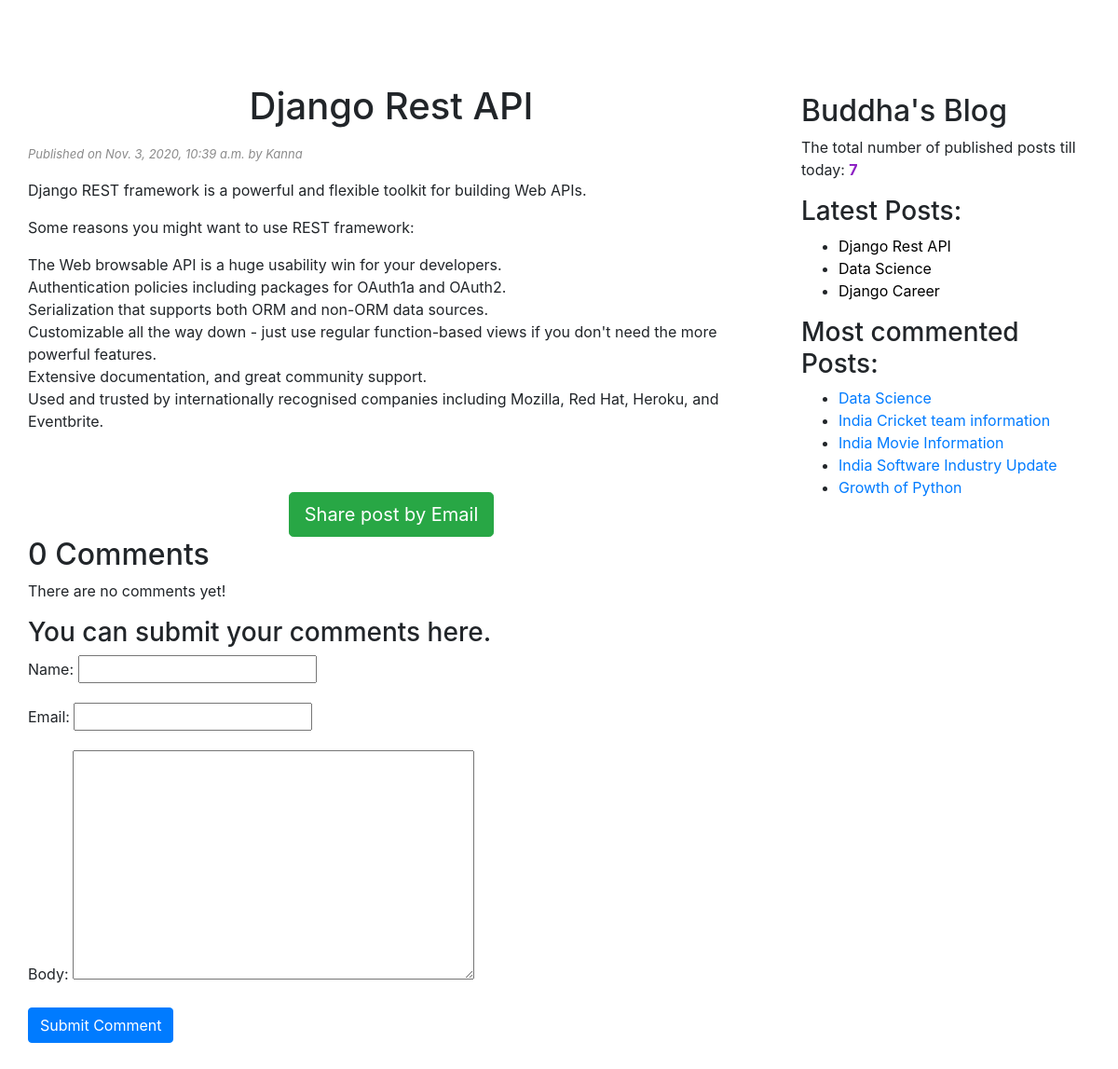
/2020/11/03/django-rest-api/, run on an earlier commit of the app's database.
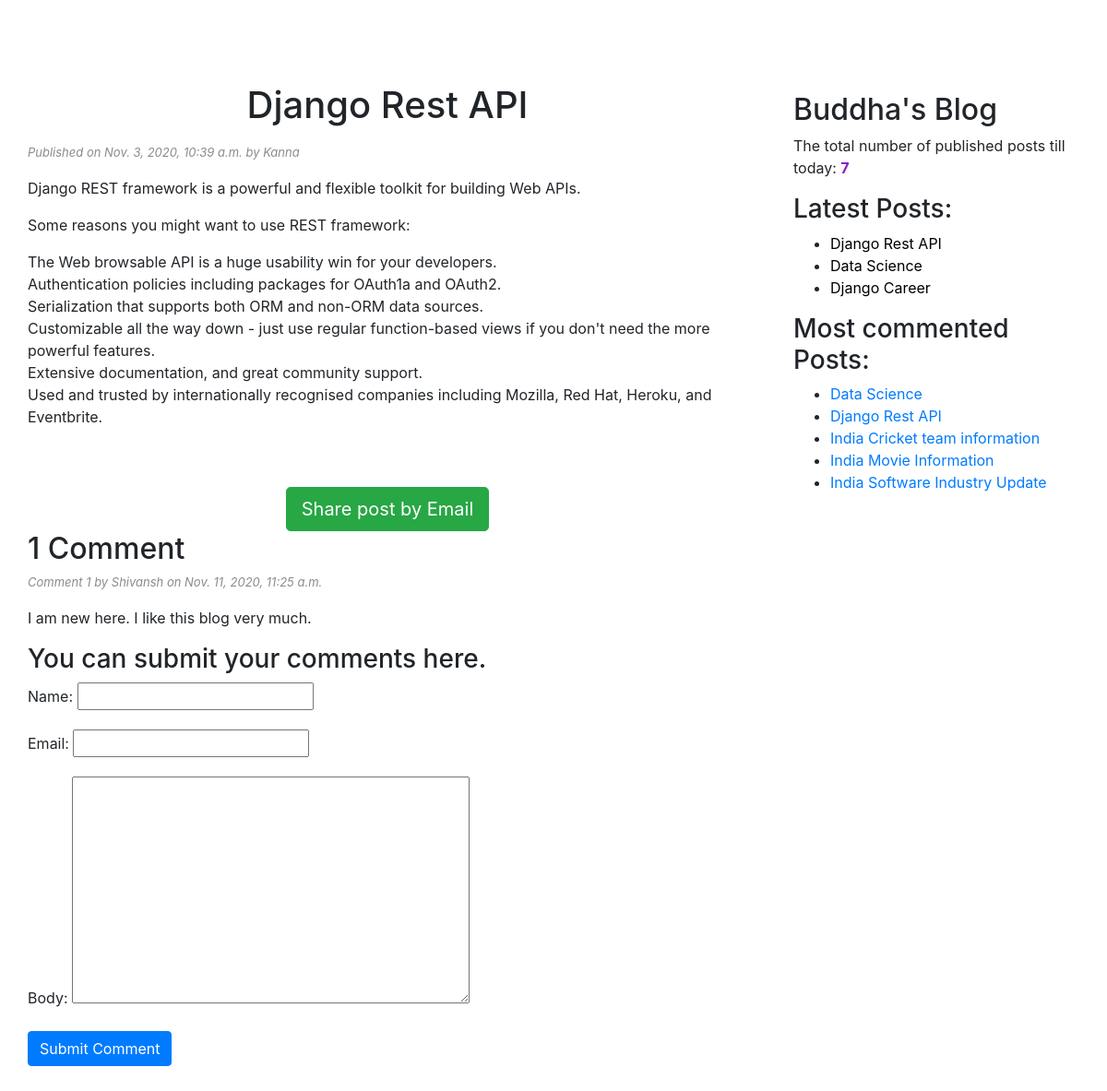
And on a later commit of the database.
### blogapp/models.py (models this page shows, shortened)
class Post(models.Model):
    STATUS_CHOICES = (('draft', 'Draft'), ('published', 'Published'))
    title = models.CharField(max_length=256)
    slug = models.SlugField(max_length=264, unique_for_date='publish')
    author = models.ForeignKey(User, related_name='blog_posts', on_delete=models.CASCADE)
    body = models.TextField()
    publish = models.DateTimeField(default=timezone.now)
    created = models.DateTimeField(auto_now_add=True)
    updated = models.DateTimeField(auto_now=True)
    status = models.CharField(max_length=10, choices=STATUS_CHOICES, default='draft')
    objects = CustomManager()
    tags = TaggableManager()
    class Meta:
        ordering = ('-publish',)
    def get_absolute_url(self):
        return reverse('post_detail', args=[self.publish.year, self.publish.strftime('%m'),
                                            self.publish.strftime('%d'), self.slug])

class Comment(models.Model):
    post = models.ForeignKey(Post, related_name='comments', on_delete=models.CASCADE)
    name = models.CharField(max_length=32)
    email = models.EmailField()
    body = models.TextField()
    created = models.DateTimeField(auto_now_add=True)
    updated = models.DateTimeField(auto_now_add=True)
    active = models.BooleanField(default=True)
    class Meta:
        ordering = ('-created',)

### blogapp/views.py (the view)
def post_detail_view(request, year, month, day, post):
    post = get_object_or_404(Post, slug=post,
                             status='published',
                             publish__year=year,
                             publish__month=month,
                             publish__day=day)
    comments = post.comments.filter(active=True)
    csubmit = False
    if request.method == 'POST':
        form = CommentForm(request.POST)
        if form.is_valid():
            new_comment = form.save(commit=False)
            new_comment.post = post
            new_comment.save()
            csubmit = True
    else:
        form = CommentForm()
    return render(request, 'blogapp/post_details.html', {'post': post, 'form': form, 'csubmit': csubmit,
                                                         'comments': comments})

### blogapp/forms.py
class CommentForm(forms.ModelForm):
    class Meta:
        model = Comment
        fields = ('name', 'email', 'body')

### blogapp/models.py (called while the page is built)
    def get_queryset(self):
        return super().get_queryset().filter(status='published')

### blogapp/templatetags/blogapp_tags.py (called while the page is built)
@register.simple_tag(name='my_tag')
def total_posts():
    return Post.objects.count()

@register.inclusion_tag('blogapp/latest_posts123.html')
def show_latest_posts():
    latest_posts = Post.objects.order_by('-publish')[:3]
    return {'latest_posts': latest_posts}

@register.simple_tag
def get_most_commented_posts(count=5):
    return Post.objects.annotate(total_comments=Count('comments')).order_by('-total_comments')[:count]

### templates/blogapp/post_details.html (shortened to what this page needs)
<!DOCTYPE html>
{% extends 'blogapp/base.html'%}
    {%block content%}
    <h1>{{post.title}}</h1>
        <p id="date">Published on {{post.publish}} by {{post.author|title}}</p>
        {{post.body|linebreaks}}<br><br>
        <div class="container" align="center">
            <a href="/{{post.id}}/share" class="btn btn-lg btn-success">Share post by Email</a>
        </div>
        {% with comments.count as comments_count%}
            <h2>{{comments_count}} Comment{{comments_count|pluralize}}</h2>
        {%endwith%}
        {%if comments%}
            {%for comment in comments%}
                <p id="ch">Comment {{forloop.counter}} by {{comment.name}} on {{comment.created}}</p>
                <div class="cb">{{comment.body|linebreaks}}</div>
            {%endfor%}
        {%else%}
            <p>There are no comments yet!</p>
        {%endif%}
        {%if csubmit %}
            <h3>Your comment added successfully</h3>
        {%else%}
            <h3>You can submit your comments here.</h3>
            <form method="POST">
            {{form.as_p}}
                <input type="submit" name="" value="Submit Comment" class="btn btn-primary">
            </form>
        {%endif%}
    {%endblock%}

### templates/blogapp/base.html (shortened to what this page needs)
<!DOCTYPE html>
{%load blogapp_tags%}
{%load static%}
<html lang="en">
<head>
    <link rel="stylesheet" href="https://stackpath.bootstrapcdn.com/bootstrap/4.3.1/css/bootstrap.min.css"
>
    <link rel="stylesheet" href="{% static "css/blogstyle.css" %}">
</head>
<body>
<div class="content">
    {%block content%}
    {%endblock%}
</div>
<div class="sidebar">
    <h2>Buddha's Blog</h2>
    <p>The total number of published posts till today: <span id="pcount">{%my_tag%}</span></p>
    <h3>Latest Posts: </h3>{% show_latest_posts %}
    <h3>Most commented Posts:</h3>
    {% get_most_commented_posts as most_commented_posts %}
    <ul>
        {%for post in most_commented_posts%}
        <li><a href="{{post.get_absolute_url}}">{{post.title}}</a></li>
        {%endfor%}
    </ul>
</div>
</body>
</html>

### templates/blogapp/latest_posts123.html
<ul>
    {%for post in latest_posts %}
    <li><a class="one" href="{{post.get_absolute_url}}">{{post.title}}</a></li>
    {%endfor%}
</ul>

### static/css/blogstyle.css (style rules this page uses)
.content { width : 70% ; float : left ; padding : 30px; margin-top: 60px; }
.sidebar { width: 30% ; float: right ; padding : 20px; margin-top: 80px; }
h1 { text-align: center; padding-bottom : 10px }
#date,#ch { font-size: 13px; font-style: italic; color:#8B8B8B; }
#ch { font-size: 13px; font-style: italic; border-bottom: 0.5px solid white; }
#pcount { color: #8D20C4; font-weight: bold; }
a.one:link { color:#000000; }

What changed in the data, as far as the page shows it:
no longer on this page (row unchanged): Post: title "Growth of Python", shown under "Most commented Posts:"
now on one of the page's lists (row unchanged): Post: title "Django Rest API"
added Comment: name "Shivansh", created "Nov. 11, 2020, 11:25 a.m.", body "I am new here. I like this blog very much."
Also different on the page:
{{ comments_count }}: "0" → "1"
text no longer shown: "There are no comments yet!"
